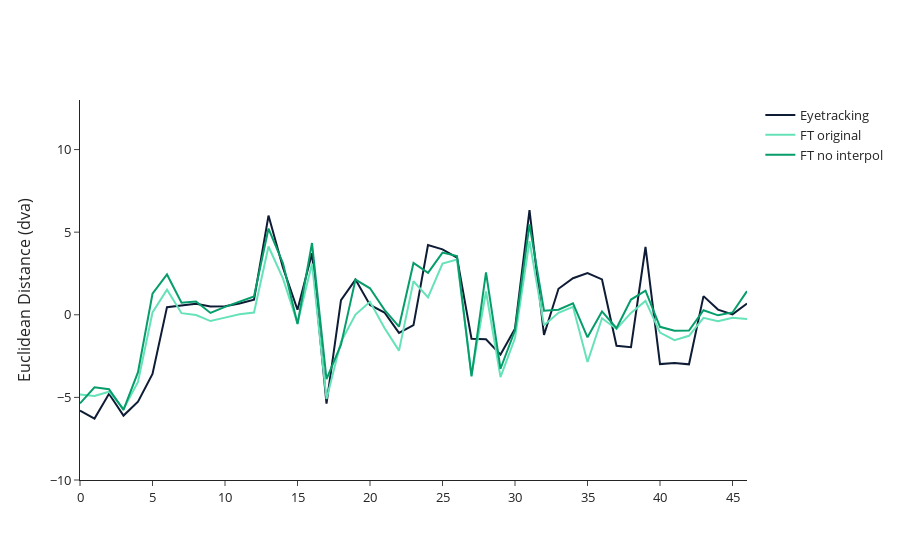

The notebook cell this image was saved under:
### Code cell
fig = go.Figure()

fig.add_trace(go.Scatter(y=eye_data_downsampled[107:,0],
                    mode='lines', name='Eyetracking', line=dict(color='#0E1C36', width=2)))
fig.add_trace(go.Scatter(y=np.array(df_pred_median_ft_orig['X'])[:154][107:],
                    mode='lines', name='FT original', line=dict(color='#66E2B8', width=2)))
fig.add_trace(go.Scatter(y=np.array(df_pred_median_ft['X'])[:154][107:],
                    mode='lines', name='FT no interpol', line=dict(color='#069D6B', width=2)))

# Update layout
fig.update_layout(
    showlegend=True,
    template="simple_white",
    font=dict(size=13),
    yaxis_title="Euclidean Distance (dva)"
)
fig.update_yaxes(range=[-10, 13])

fig.show()

### Figure 1 — Plotly figure (JSON) as saved in the notebook; plotly's stock layout.template omitted (floating-point values rounded to 4 significant figures)
{"data": [{"line": {"color": "#0E1C36", "width": 2}, "mode": "lines", "name": "Eyetracking", "type": "scatter", "y": [-5.794, -6.28, -4.782, -6.101, -5.262, -3.575, 0.4628, 0.5513, 0.666, 0.4967, 0.5132, 0.6844, 0.912, 6.005, 2.852, 0.3057, 3.719, -5.373, 0.8851, 2.132, 0.5932, 0.1374, -1.099, -0.6256, 4.216, 3.963, 3.466, -1.448, -1.483, -2.409, -0.8404, 6.336, -1.219, 1.575, 2.214, 2.53, 2.141, -1.872, -1.96, 4.103, -2.983, -2.917, -2.999, 1.13, 0.3149, 0.02443, 0.6814]}, {"line": {"color": "#66E2B8", "width": 2}, "mode": "lines", "name": "FT original", "type": "scatter", "y": [-4.823, -4.91, -4.654, -5.697, -4.06, 0.1385, 1.521, 0.09771, -0.01647, -0.3802, -0.1704, 0.03528, 0.1375, 4.135, 2.185, -0.5064, 3.092, -5.097, -1.627, 0.01645, 0.7863, -0.796, -2.171, 2.029, 1.053, 3.098, 3.338, -3.648, 1.409, -3.776, -1.407, 4.461, -0.6389, 0.1209, 0.4806, -2.86, -0.2104, -0.8613, 0.1121, 0.837, -1.078, -1.537, -1.273, -0.1846, -0.3907, -0.1866, -0.252]}, {"line": {"color": "#069D6B", "width": 2}, "mode": "lines", "name": "FT no interpol", "type": "scatter", "y": [-5.365, -4.389, -4.506, -5.758, -3.472, 1.275, 2.441, 0.7334, 0.8076, 0.113, 0.479, 0.7886, 1.112, 5.22, 3.109, -0.5586, 4.345, -3.889, -1.809, 2.126, 1.604, 0.2996, -0.7193, 3.133, 2.536, 3.764, 3.552, -3.723, 2.569, -3.266, -0.9366, 5.468, 0.2471, 0.3058, 0.6965, -1.365, 0.2009, -0.8067, 0.9231, 1.464, -0.7286, -0.9644, -0.9512, 0.2717, -0.03295, 0.1409, 1.431]}], "layout": {"font": {"size": 13}, "showlegend": true, "yaxis": {"range": [-10, 13], "title": {"text": "Euclidean Distance (dva)"}}}}
